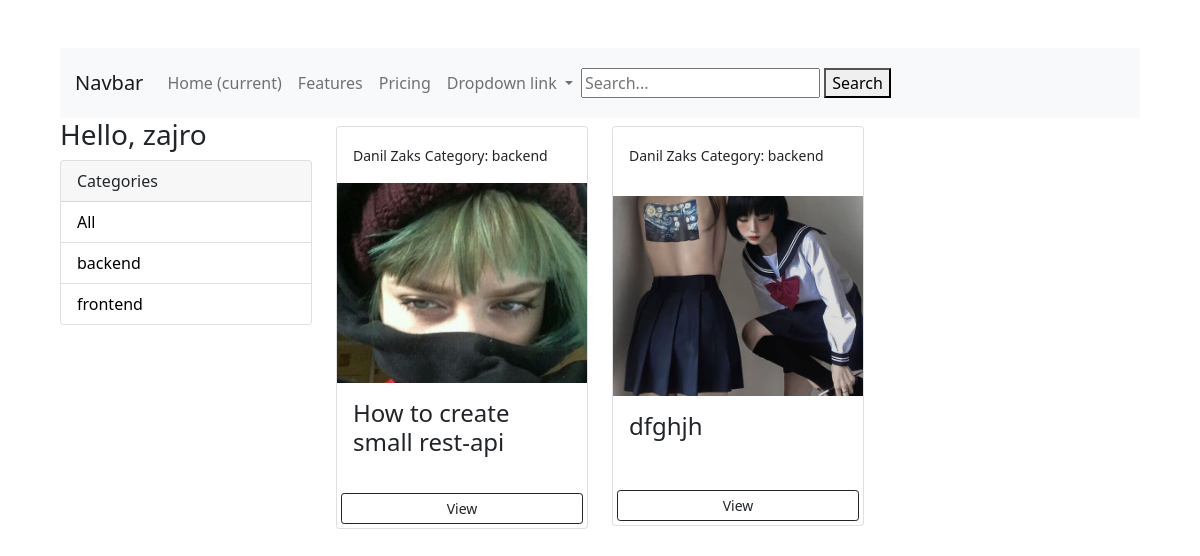
The app's page /?category=backend (signed in), older data.
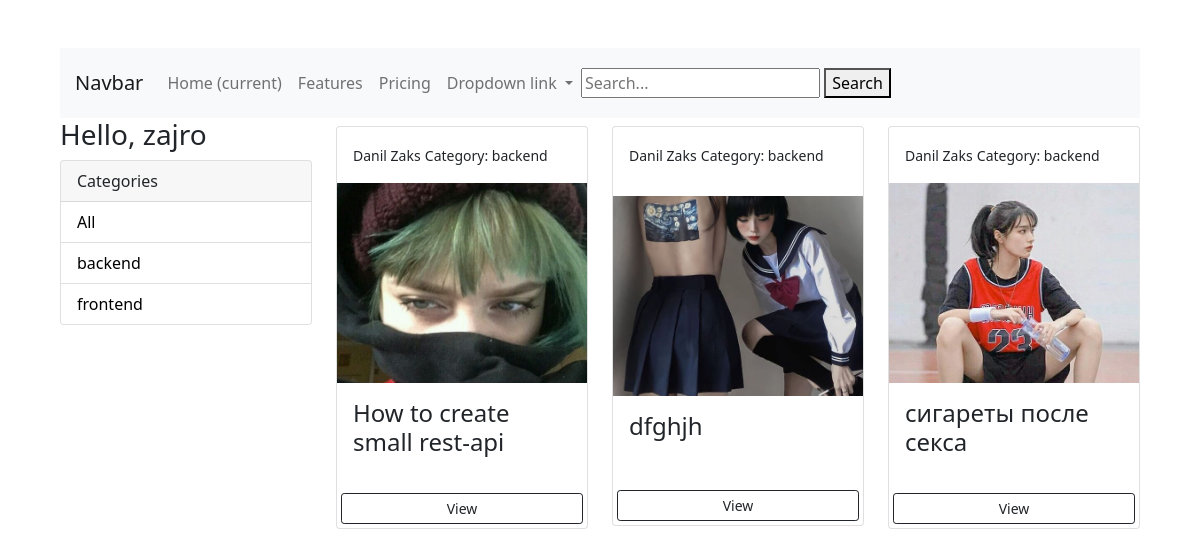
The same page, newer data.
### posts/models.py (models this page shows, shortened)
class Category(models.Model):
    class Meta:
        verbose_name = 'Category'
        verbose_name_plural = 'Categories'
    user = models.ForeignKey(
        User, on_delete=models.SET_NULL, null=True, blank=True)
    name = models.CharField(max_length=100, null=False, blank=False)

class Post(models.Model):
    class Meta:
        verbose_name = 'Post'
        verbose_name_plural = 'Posts'
    title = models.CharField(max_length=255)
    content = RichTextField(blank=True, null=True)
    media = RichTextUploadingField(blank=True, null=True)
    pub_date = models.DateTimeField(auto_now_add=True)
    author = models.ForeignKey(Author, on_delete=models.CASCADE)
    image = models.ImageField(upload_to='posts', blank=True, null=True)
    category = models.ForeignKey(Category, on_delete=models.CASCADE, null=True, blank=True)

class Author(models.Model):
    class Meta:
        verbose_name = 'Author'
        verbose_name_plural = 'Authors'
    name = models.CharField(max_length=255)
    surname = models.CharField(max_length=255)
    email = models.EmailField()
    registration_date = models.DateTimeField(auto_now_add=True)
    def __str__(self):
        return f'{self.name} {self.surname}'

### posts/views.py (the view)
# urls.py: path('', include('posts.urls')),
@login_required(login_url='login')
def posts(request):
    user = request.user
    category = request.GET.get('category')
    if category == None:
        posts = Post.objects.filter(category__user=user)
    else:
        posts = Post.objects.filter(
            category__name=category, category__user=user)
    categories = Category.objects.filter(user=user)
    context = {'categories': categories, 'posts': posts}
    return render(request, 'posts/posts.html', context)

### posts/templates/posts/posts.html (shortened to what this page needs)
<!doctype html>
{% extends 'posts/base.html' %}
{% block content %}
    <div class="row">
        <div class="col-md-3">
            {% if request.user.is_authenticated %}
            <h3>Hello, {{request.user}}</h3>
            {% endif %}
            <div class="card">
                <div class="card-header">
                    Categories
                </div>
                <ul class="list-group list-group-flush">
                    <li class="list-group-item">
                        <a href="{% url 'posts' %}">All</a>
                    </li>
                    {% for category in categories %}
                    <li class=" list-group-item">
                        <a href="{% url 'posts' %}?category={{category.name}}">
                            {{category.name}}
                        </a>
                    </li>
                    {% endfor %}
                </ul>
            </div>
        </div>
    <div class="col-md-9">
        <div class="row">
          {% for post in posts %}
            <div class="col-md-4" style="">
                <div class="card my-2" style="min-height: 400px; max-height: 500px">
                          <div class="card-body">
                        <small>{{post.author}}</small>
                        <small>Category: {{post.category.name}}</small>
                    </div>
                    <img class="image-thumbail" src="{{post.image.url}}" alt="Card image cap">
                    <div class="card-body">
                        <h4>{{post.title}}</h4>
                    </div>
                    <a href="{% url 'post' post.id %}" class="btn btn-outline-dark btn-sm m-1">View</a>
                </div>
            </div>
            {% empty %}
            <h3>No posts...</h3>
            {% endfor %}
    </div>
        </div>
    </div>
{% endblock %}

### posts/templates/posts/base.html (shortened to what this page needs)
<!DOCTYPE html>
<html>
<head>
    <link href="https://cdn.jsdelivr.net/npm/bootstrap@5.0.0-beta1/dist/css/bootstrap.min.css" rel="stylesheet"
>
</head>
<body class="m-5">
<div class="container">
    <nav class="navbar navbar-expand-lg navbar-light bg-light" style="height: 70px; padding: 15px">
        <a class="navbar-brand" href="#">Navbar</a>
        <div class="collapse navbar-collapse" id="navbarNavDropdown">
            <ul class="navbar-nav">
                <li class="nav-item active">
                    <a class="nav-link" href="#">Home <span class="sr-only">(current)</span></a>
                </li>
                <li class="nav-item">
                    <a class="nav-link" href="#">Features</a>
                </li>
                <li class="nav-item">
                    <a class="nav-link" href="#">Pricing</a>
                </li>
                <li class="nav-item dropdown">
                    <a class="nav-link dropdown-toggle" href="#" id="navbarDropdownMenuLink" data-toggle="dropdown"
                       aria-haspopup="true" aria-expanded="false">
                        Dropdown link
                    </a>
                </li>
            </ul>
            <form action="{% url 'search_results' %}" method="get">
                <input type="text" name="query" placeholder="Search...">
                <button type="submit">Search</button>
            </form>
        </div>
    </nav>
    {% block content %}
    {% endblock %}
</div>
</body>
</html>

### posts/templates/posts/base.html (style rules this page uses)
.image-thumbail { height: 200px; object-fit: cover; }
.list-group-item a { text-decoration: none; color: black; }

Row changes from the older to the newer data that the page shows:
added Post: author "Danil Zaks", category.name "backend", image (picture), title "сигареты после секса"
